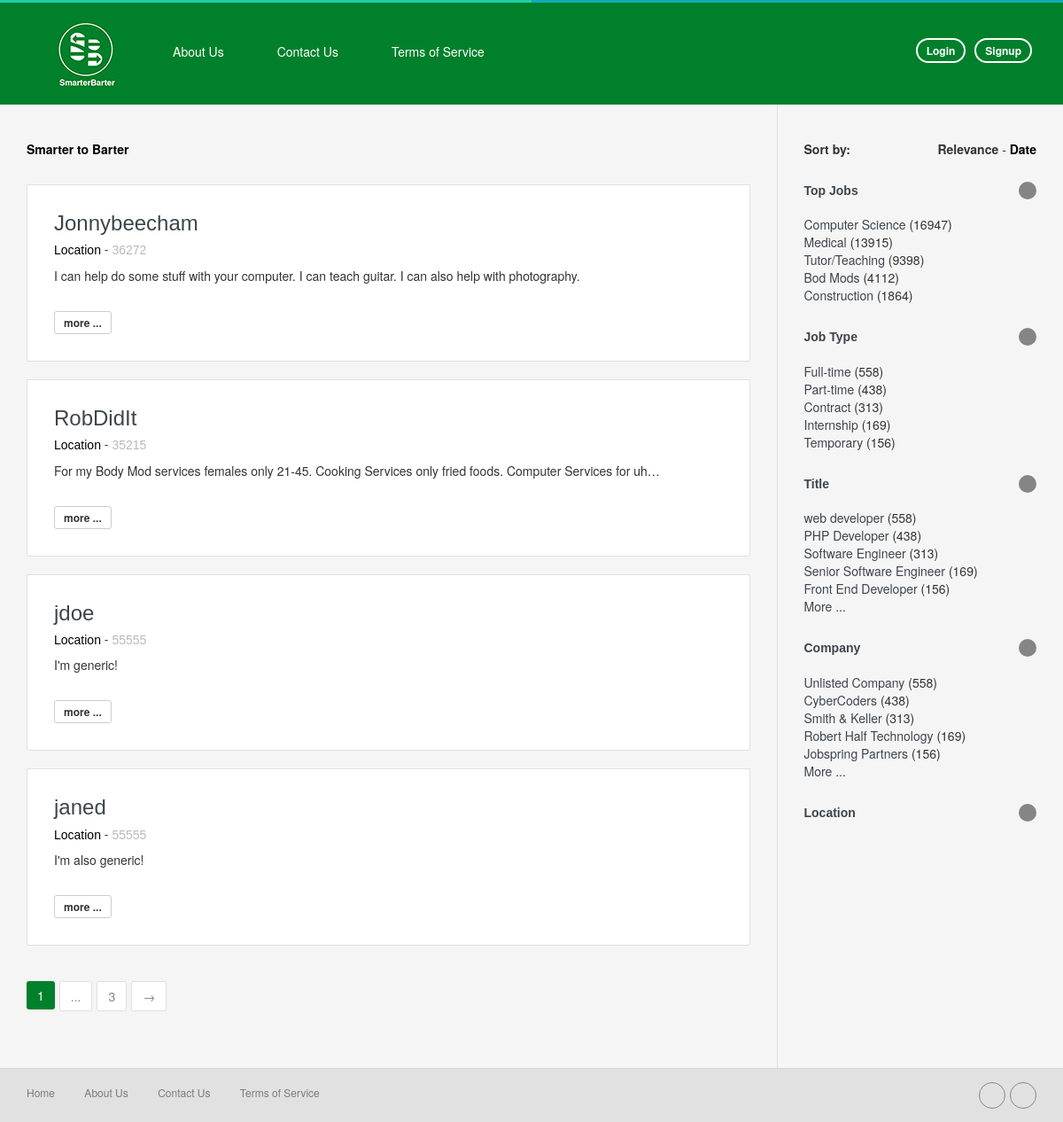
/job_post/, run on the app's committed database.
### home/models.py (models this page shows, shortened)
class CustomerService(models.Model):
    customer = models.OneToOneField(Customer, on_delete=models.CASCADE)
    servicesID = models.CharField(max_length = 600)
    needsID = models.CharField(max_length = 600)
    objects = customerServiceManager()

class Customer(models.Model):
    user = models.OneToOneField(User, on_delete=models.CASCADE)
    zipCode = models.IntegerField(default = '55555')
    bio = models.TextField(max_length = 1500)
    objects = customerManager()

### home/views.py (the view)
# urls.py: url(r'^job_post/$', views.Post_list, name = 'home/job_post.html'),
def Post_list(request):
    if request.user.is_authenticated():
        queryset_list = CustomerService.objects.all()
        service = request.user.customer.customerservice.servicesID
        need = request.user.customer.customerservice.needsID
        need.lstrip('[')
        need.rstrip(']')
        need.split(", ")
        service.lstrip('[')
        service.rstrip(']')
        service.split(", ")
        zip = request.user.customer.zipCode
        customers_list = CustomerService.objects.all()
        matchedUsers_list = customers_list.filter(customer__zipCode = zip)
        for userneed in need:
            matchedUsers_list = matchedUsers_list.filter(servicesID__icontains = userneed)
        for userservice in service:
            matchedUsers_list = matchedUsers_list.filter(needsID__icontains = userservice)
        paginator = Paginator(matchedUsers_list, 4)
        page = request.GET.get('page', 1)
        try:
            queryset = paginator.page(page)
        except PageNotAnInteger:
            queryset = paginator.page(1)
        except EmptyPage:
            queryset = paginator.page(paginator.num_pages)
        return render(request, 'home/job_post.html', {'object_list': queryset})
    else:
        queryset_list = CustomerService.objects.all()
        paginator = Paginator(queryset_list, 4)
        page = request.GET.get('page', 1)
        try:
            queryset = paginator.page(page)
        except PageNotAnInteger:
            queryset = paginator.page(1)
        except EmptyPage:
            queryset = paginator.page(paginator.num_pages)
        return render(request, 'home/job_post.html', {'object_list': queryset})

### home/templates/home/job_post.html (shortened to what this page needs)
{% extends 'home/header.html' %}
{% load staticfiles %}
 {% block content %}
      <div class="body-content clearfix" >
        <div class="bg-color2">
          <div class="container">
            <div class="row">
              <div class="col-md-9">
                <div class="block-section-sm box-list-area">
                  <div class="row hidden-xs">
                    <div class="col-sm-6  ">
                      <p><strong class="color-black">Smarter to Barter</strong></p>
                    </div>
                  </div>
                    {% for CustomerService in object_list %}
                <div class="box-list">
                    <div class="item">
                      <div class="row">
                        <div class="col-md-11">
                          <h3 class="no-margin-top"><a href="/job_detail/{{CustomerService.id}}" class="">{{CustomerService.customer.user.username}}<i class="fa fa-link color-white-mute font-1x"></i></a></h3>
                          <h5><span class="color-black">Location</span> - <span class="color-white-mute">{{CustomerService.customer.zipCode}}</span></h5>
                          <p class="text-truncate ">{{CustomerService.customer.bio}} </p>
                          <div>
                            <br>
                            <a href="/job_detail/{{CustomerService.id}}" class="btn btn-theme btn-xs btn-default">more ...</a>
                          </div>
                        </div>
                      </div>
                    </div>
                    </div>
                    {% endfor %}
                        <div class="pagination">
                            <ul class="pagination pagination-theme  no-margin">
                                    <li class="active current"><a href="{{ object_list.number }}">{{ object_list.number }}</a></li>
                                    <li><span>...</span></li>
                                    <li><a href="?page={{ object_list.paginator.num_pages }}">{{ object_list.paginator.num_pages }}</a></li>
                                    {% if object_list.has_next %}
                                        <li class="step-links">
                                            <a href="?page={{ object_list.next_page_number }}" aria-label="Next">
                                              <span aria-hidden="true">&rarr;</span>
                                            </a>
                                        </li>
                                    {% endif %}
                            </ul>
                        </div>
                </div>
              </div>
              <div class="col-md-3">
                <div class="block-section-sm side-right">
                  <div class="row">
                    <div class="col-xs-6">
                      <p><strong>Sort by: </strong></p>
                    </div>
                    <div class="col-xs-6">
                      <p class="text-right">
                        <strong>Relevance</strong> - <a href="#" class="link-black"><strong>Date</strong></a>
                      </p>
                    </div>
                  </div>
                  <div class="result-filter">
                    <h5 class="no-margin-top font-bold margin-b-20 " ><a href="#s_collapse_1" data-toggle="collapse" >Top Jobs<i class="fa ic-arrow-toogle fa-angle-right pull-right"></i> </a></h5>
                    <div class="collapse in" id="s_collapse_1">
                      <div class="list-area">
                        <ul class="list-unstyled">
                          <li>
                            <a  href="#" >Computer Science</a> (16947)
                          </li>
                          <li>
                            <a  href="#" >Medical</a> (13915)
                          </li>
                          <li>
                            <a  href="#" >Tutor/Teaching</a> (9398)
                          </li>
                          <li>
                            <a  href="#" >Bod Mods</a> (4112)
                          </li>
                          <li>
                            <a  href="#" >Construction</a> (1864)
                          </li>
                        </ul>
                      </div>
                    </div>
                    <h5 class="font-bold  margin-b-20" ><a href="#s_collapse_5" data-toggle="collapse" >Job Type <i class="fa ic-arrow-toogle fa-angle-right pull-right"></i></a> </h5>
                    <div class="collapse in" id='s_collapse_5'>
                      <div class="list-area">
                        <ul class="list-unstyled ">
                          <li>
                            <a  href="#" >Full-time </a> (558)
                          </li>
                          <li>
                            <a  href="#" >Part-time </a> (438)
                          </li>
                          <li>
                            <a  href="#" >Contract </a> (313)
                          </li>
                          <li>
                            <a  href="#" >Internship</a> (169)
                          </li>
                          <li>
                            <a  href="#" >Temporary  </a> (156)
                          </li>
                        </ul>
                      </div>
                    </div>
                    <h5 class="font-bold  margin-b-20"><a href="#s_collapse_2" data-toggle="collapse" >Title <i class="fa ic-arrow-toogle fa-angle-right pull-right"></i></a>  </h5>
                    <div class="collapse in" id="s_collapse_2">
                      <div class="list-area">
                        <ul class="list-unstyled ">
                          <li>
                            <a  href="#" >web developer</a> (558)
                          </li>
                          <li>
                            <a  href="#" >PHP Developer</a> (438)
                          </li>
                          <li>
                            <a  href="#" >Software Engineer </a> (313)
                          </li>
                          <li>
                            <a  href="#" >Senior Software Engineer </a> (169)
                          </li>
                          <li>
                            <a  href="#" >Front End Developer </a> (156)
                          </li>
                          <li>
                            <a  href="#" >More ... </a>
                          </li>
                        </ul>
                      </div>
                    </div>
                    <h5 class="font-bold  margin-b-20"><a href="#s_collapse_3" data-toggle="collapse" >Company <i class="fa ic-arrow-toogle fa-angle-right pull-right"></i></a> </h5>
                    <div class="collapse in" id="s_collapse_3">
                      <div class="list-area">
                        <ul class="list-unstyled ">
                          <li>
                            <a  href="#" >Unlisted Company</a> (558)
                          </li>
                          <li>
                            <a  href="#" >CyberCoders</a> (438)
                          </li>
                          <li>
                            <a  href="#" >Smith & Keller </a> (313)
                          </li>
                          <li>
                            <a  href="#" >Robert Half Technology </a> (169)
                          </li>
                          <li>
                            <a  href="#" >Jobspring Partners </a> (156)
                          </li>
                          <li>
                            <a  href="#" >More ... </a>
                          </li>
                        </ul>
                      </div>
                    </div>
                    <h5 class="font-bold  margin-b-20" ><a href="#s_collapse_4" data-toggle="collapse" class="collapsed" >Location  <i class="fa ic-arrow-toogle fa-angle-right pull-right"></i> </a></h5>
                  </div>
                </div>
              </div>
            </div>
          </div>
        </div>
      </div>
{% endblock %}

### data on the page
CustomerService: customer.user.username "Jonnybeecham", customer.zipCode "36272", customer.bio "I can help do some stuff with your computer. I can teach guitar. I can also help with photography."
CustomerService: customer.user.username "RobDidIt", customer.zipCode "35215", customer.bio "For my Body Mod services females only 21-45. Cooking Services only fried foods. Computer Services for uh…"
CustomerService: customer.user.username "jdoe", customer.zipCode "55555", customer.bio "I'm generic!"
CustomerService: customer.user.username "janed", customer.zipCode "55555", customer.bio "I'm also generic!"

### other printed values
{{ object_list.number }} "1"
{{ object_list.paginator.num_pages }} "3"
